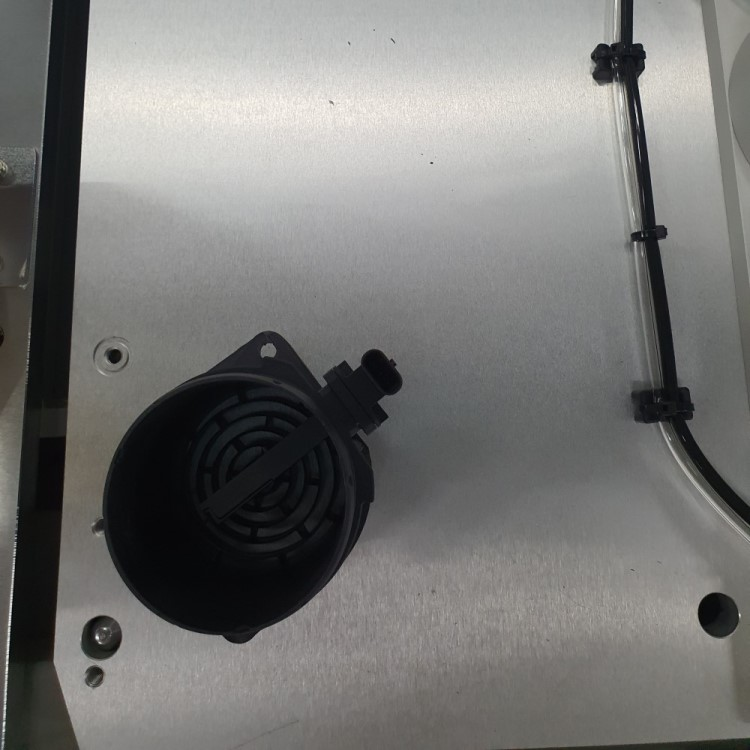
#> input picture images/validate/ok2.jpg, 750 x 750 px, found by its file name
$ jupyter execute Untitled-1.ipynb
#> lines starting #> are read from the running program, lines starting #| are printed output that depends on the picture; after the words box and inside, x2 and y2 are one past the last pixel; in counts of white or black regions, pixels touching at a corner belong together
[cell 1]
import cv2 as cv
import numpy as np

img = cv.imread('images/ok2.jpg')
#> img is the input picture: shape (750, 750, 3); mean B, G, R 117.5, 119.2, 119.5
img = cv.resize(img, None, fx=0.3, fy=0.3, interpolation=cv.INTER_LINEAR)
#> img: shape (225, 225, 3)
gray = cv.cvtColor(img, cv.COLOR_BGR2GRAY)
gray = cv.medianBlur(gray, 5)
# ret, thresh = cv.threshold(gray, 0, 255, cv.THRESH_BINARY_INV + cv.THRESH_OTSU)
binary = cv.adaptiveThreshold(gray, 255, cv.ADAPTIVE_THRESH_MEAN_C, cv.THRESH_BINARY, 5, 4)
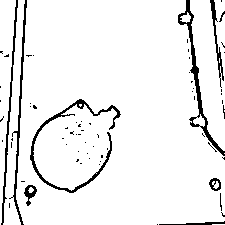
#> binary: shape (225, 225); 93.3% white; black in thin lines or dots
contours, hierarchy = cv.findContours(binary, cv.RETR_LIST, cv.CHAIN_APPROX_SIMPLE)
#> contours = 87 contours, 76 with area under 20; largest, box (x1, y1, x2, y2) and area: (16, 0, 225, 225) 40691, (190, 0, 225, 151) 3226, (3, 0, 25, 225) 1683, (0, 0, 16, 225) 1632, (29, 98, 122, 194) 1100
binary = cv.cvtColor(binary, cv.COLOR_GRAY2RGB)
#> binary: shape (225, 225, 3); 93.3% white; black in thin lines or dots
roi = (0, 0, 0, 0)
for contour in contours:
    x, y, w, h = cv.boundingRect(contour)
    if w > 50 and h > 50:
        cv.rectangle(img, (x, y), (x + w, y + h), (255, 255, 0), 3)
#> this loop made 87 passes
#> (x, y, w, h) on passes 3, 4, 5, 6, 7, 8, 9, 10, 11, 13, 15, 18: (8, 202, 3, 7), (8, 197, 4, 3), (10, 196, 4, 3), (219, 192, 4, 20), (28, 187, 6, 6), (23, 184, 15, 23), (212, 181, 7, 8), (20, 180, 6, 3), (208, 177, 14, 15), (79, 162, 4, 3), (75, 158, 5, 5), (100, 154, 4, 5)
#> (contour, x, y, w, h) on passes 1, 2, 12, 14, 16, 17: ([[212, 224], [224, 224]], 212, 224, 13, 1), ([[220, 212], [221, 211], [222, 212], [221, 213]], 220, 211, 3, 3), ([[98, 164], [99, 163], [100, 164], [99, 165]], 98, 163, 3, 3), ([[99, 161], [100, 160], [101, 161], [100, 162]], 99, 160, 3, 3), ([[88, 158], [89, 157], [90, 158], [89, 159]], 88, 157, 3, 3), ([[221, 157], [222, 156], [223, 157], [222, 158]], 221, 156, 3, 3)
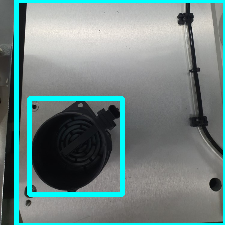
#> img: shape (225, 225, 3); mean B, G, R 131.3, 132.9, 110.7

cv.imshow('img', img)
cv.waitKey(0)
#> Out = 27

$ run again, with images/validate/ok1.jpg copied over images/validate/ok2.jpg
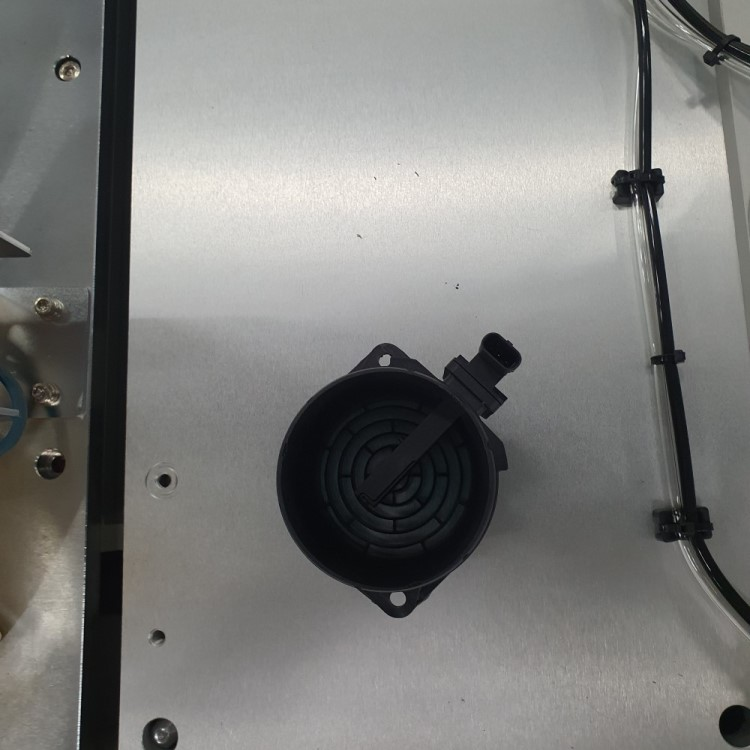
#> input picture images/validate/ok1.jpg, 750 x 750 px, found by its file name
#> img is the input picture: shape (750, 750, 3); mean B, G, R 124.3, 126.3, 126.2
#> `binary = cv.adaptiveThreshold(gray, 255, cv.ADAPTIVE_THRESH_MEAN_C, cv..`:
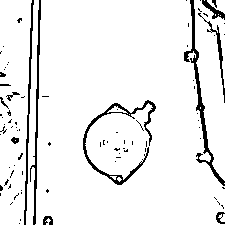
#> binary: shape (225, 225); 93% white; black in thin lines or dots
#> contours = 126 contours, 112 with area under 20; largest, box (x1, y1, x2, y2) and area: (35, 0, 225, 225) 36479, (0, 0, 32, 225) 5844, (194, 0, 225, 181) 3281, (26, 0, 39, 225) 1138, (82, 99, 157, 186) 1053
#> the loop `for contour in contours:` made 126 passes
#> (x, y, w, h) on passes 2, 3, 5, 6, 7, 9, 17, 18: (19, 218, 3, 4), (45, 218, 6, 7), (218, 214, 7, 8), (222, 206, 3, 4), (220, 204, 4, 4), (218, 202, 3, 4), (13, 195, 4, 6), (15, 194, 4, 3)
#> after the loop `for contour in contours:`:
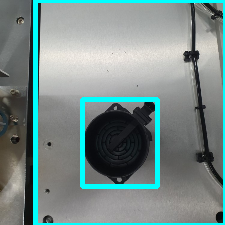
#> img: shape (225, 225, 3); mean B, G, R 136.7, 138.6, 117.8
#> Out = 27

$ run again, with images/validate/ok3.jpg copied over images/validate/ok2.jpg
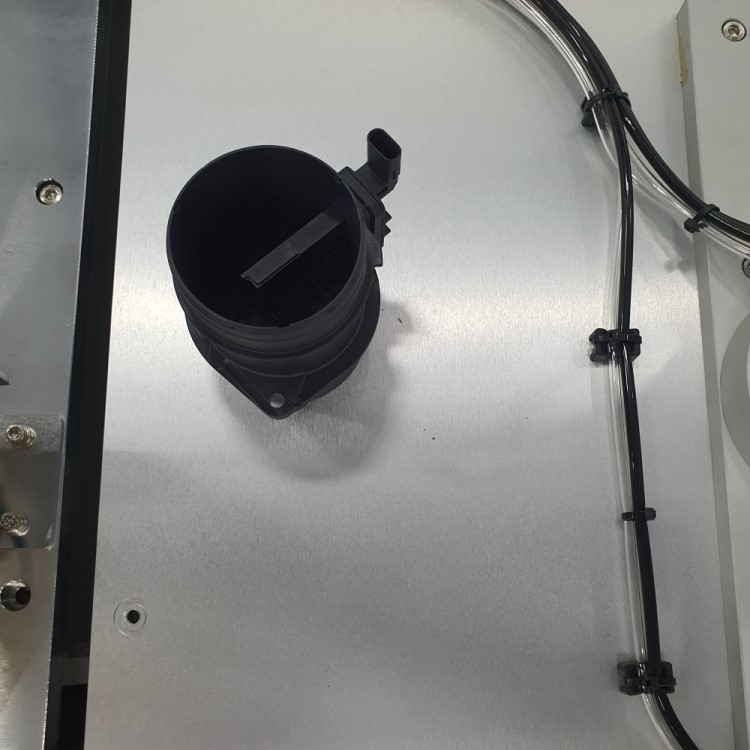
#> input picture images/validate/ok3.jpg, 750 x 750 px, found by its file name
#> img is the input picture: shape (750, 750, 3); mean B, G, R 131.4, 133.4, 132.8
#> `binary = cv.adaptiveThreshold(gray, 255, cv.ADAPTIVE_THRESH_MEAN_C, cv..`:
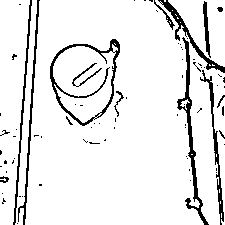
#> binary: shape (225, 225); 91% white; black in thin lines or dots
#> contours = 110 contours, 93 with area under 20; largest, box (x1, y1, x2, y2) and area: (25, 0, 225, 225) 38126, (0, 0, 30, 225) 4534, (168, 0, 225, 67) 2162, (15, 0, 37, 225) 1172, (49, 38, 121, 127) 1152
#> the loop `for contour in contours:` made 110 passes
#> (x, y, w, h) on passes 3, 5, 7, 10, 12, 14, 15, 16: (1, 201, 4, 4), (2, 197, 5, 6), (18, 195, 4, 3), (38, 183, 5, 4), (0, 178, 6, 3), (5, 170, 3, 4), (188, 168, 3, 4), (215, 167, 3, 5)
#> after the loop `for contour in contours:`:
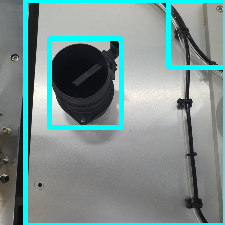
#> img: shape (225, 225, 3); mean B, G, R 142.8, 144.5, 120.2
#> Out = 27
